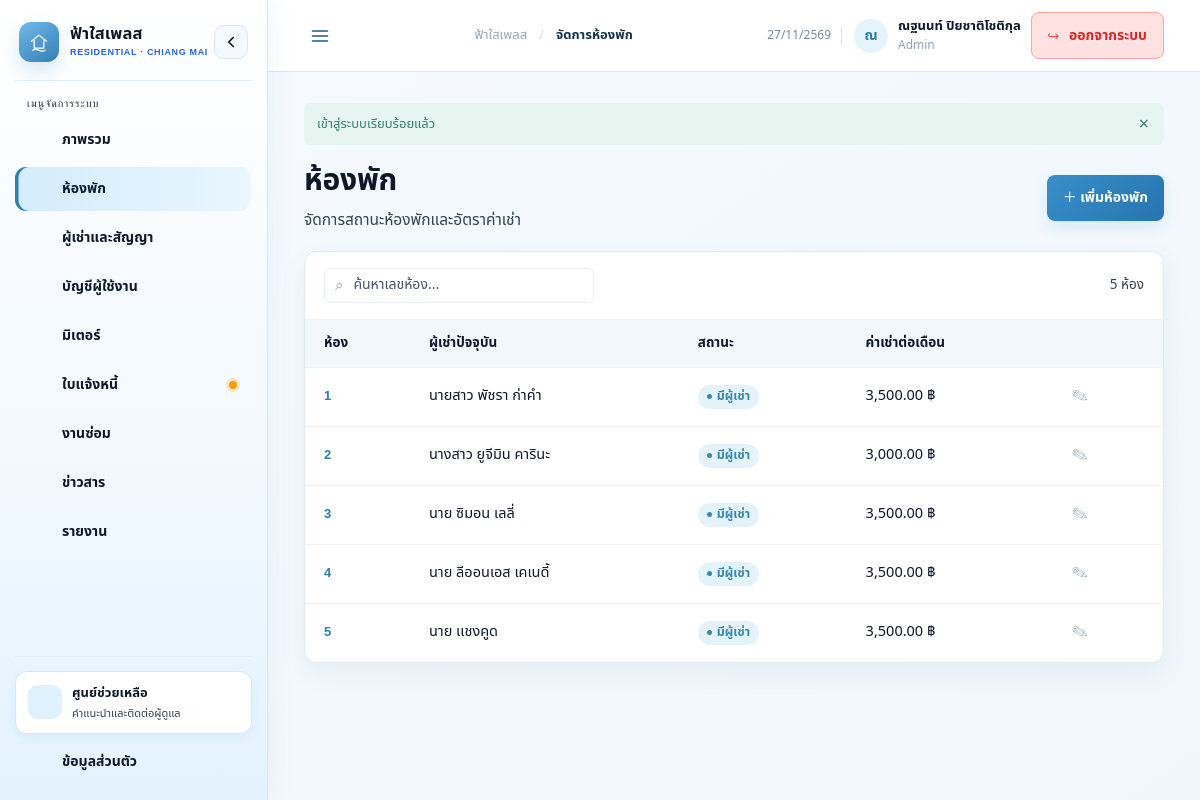
The app's page /index.php?page=rooms (signed in) with its own data.
### tables this page shows
CREATE TABLE IF NOT EXISTS Contract (
  contractId VARCHAR(12) NOT NULL,
  userId VARCHAR(8) NOT NULL,
  coTenantUserId VARCHAR(8) DEFAULT NULL,
  idCardNumber VARCHAR(13) DEFAULT NULL,
  coIdCardNumber VARCHAR(13) DEFAULT NULL,
  idCardDoc VARCHAR(255) DEFAULT NULL,
  coIdCardDoc VARCHAR(255) DEFAULT NULL,
  idCardImage VARCHAR(255) DEFAULT NULL,
  roomId VARCHAR(9) NOT NULL,
  startDate DATE NOT NULL,
  endDate DATE DEFAULT NULL,
  deposit DECIMAL(10,2) NOT NULL DEFAULT 0.00,
  status VARCHAR(50) NOT NULL DEFAULT 'ใช้งานอยู่',
  lateFeeClauseAccepted TINYINT(1) NOT NULL DEFAULT 0,
  tenantSignature LONGTEXT DEFAULT NULL,
  coTenantSignature LONGTEXT DEFAULT NULL,
  landlordSignature LONGTEXT DEFAULT NULL,
  PRIMARY KEY (contractId),
  KEY idx_contract_user (userId),
  KEY idx_contract_room (roomId),
  KEY idx_contract_status (status),
  KEY idx_contract_cotenant (coTenantUserId),
  CONSTRAINT fk_contract_user FOREIGN KEY (userId) REFERENCES `User` (userId),
  CONSTRAINT fk_contract_cotenant FOREIGN KEY (coTenantUserId) REFERENCES `User` (userId),
  CONSTRAINT fk_contract_room FOREIGN KEY (roomId) REFERENCES Room (roomId),
  CONSTRAINT chk_contract_deposit CHECK (deposit >= 0),
  CONSTRAINT chk_contract_late_fee_clause CHECK (lateFeeClauseAccepted IN (0, 1)),
  CONSTRAINT chk_contract_dates CHECK (endDate IS NULL OR endDate >= startDate)
);

CREATE TABLE IF NOT EXISTS Room (
  roomId VARCHAR(9) NOT NULL,
  roomNumber VARCHAR(20) NOT NULL,
  roomStatus VARCHAR(30) NOT NULL DEFAULT 'ว่าง',
  rentalPrice DECIMAL(10,2) NOT NULL DEFAULT 0.00,
  PRIMARY KEY (roomId),
  UNIQUE KEY uq_room_number (roomNumber),
  CONSTRAINT chk_room_rental_price CHECK (rentalPrice >= 0)
);

### views/layout.php (the view, shortened to what the rows shown need)
<?php
$user = require_login();
$menus = [
    ['dashboard', 'ภาพรวม', $menuIcons['dashboard'], ['Tenant', 'Staff', 'Admin', 'Technician']],
    ['rooms', 'ห้องพัก', $menuIcons['rooms'], ['Staff', 'Admin']],
    ['tenants', 'ผู้เช่าและสัญญา', $menuIcons['tenants'], ['Staff', 'Admin']],
    ['users', 'บัญชีผู้ใช้งาน', $menuIcons['users'], ['Admin']],
    ['meters', 'มิเตอร์', $menuIcons['meters'], ['Staff', 'Admin']],
    ['payments', 'ใบแจ้งหนี้', $menuIcons['payments'], ['Tenant', 'Admin']],
    ['repairs', 'งานซ่อม', $menuIcons['repairs'], ['Tenant', 'Staff', 'Admin', 'Technician']],
    ['news', 'ข่าวสาร', $menuIcons['news'], ['Tenant', 'Staff', 'Admin', 'Technician']],
    ['reports', 'รายงาน', $menuIcons['reports'], ['Staff', 'Admin']],
];
$tenantContract = null;
?>
<!doctype html>
<html lang="th">
<head>
  <link rel="stylesheet" href="assets/css/app.css?v=<?= e((string) filemtime(__DIR__ . '/../assets/css/app.css')) ?>-v6">
</head>
<body class="app-body">
<div class="app-shell">
  <main class="main-area">
    <div class="content-wrap">
      <?php if ($page === 'dashboard'): ?>
        <?php
        if ($user['role'] === 'Tenant') {
          $repairCountStatement = db()->prepare('SELECT COUNT(*) FROM Repair WHERE userId = ?');
          $repairCountStatement->execute([$user['userId']]);
            $metrics = [
                ['ห้องพักของฉัน', $tenantContract ? $tenantContract['roomNumber'] : 'ยังไม่มีสัญญา', '⌂', 'blue'],
                ['ค่าเช่ารายเดือน', $tenantContract ? money($tenantContract['rentalPrice']) . ' ฿' : '—', '฿', 'mint'],
                ['คำร้องแจ้งซ่อม', (string) $repairCountStatement->fetchColumn(), '⌕', 'orange'],
                ['สถานะสัญญา', $tenantContract ? 'ใช้งานอยู่' : 'ไม่มีสัญญา', '▣', 'blue'],
            ];
        } else {
            $roomCount = (int) db()->query('SELECT COUNT(*) FROM Room')->fetchColumn();
            $occupiedCount = (int) db()->query("SELECT COUNT(*) FROM Room WHERE roomStatus = 'มีผู้เช่า'")->fetchColumn();
            $openRepairs = (int) db()->query("SELECT COUNT(*) FROM Repair WHERE repairStatus NOT IN ('ซ่อมเสร็จแล้ว', 'ยกเลิก')")->fetchColumn();
            $pendingPayments = $user['role'] === 'Admin' ? (int) db()->query("SELECT COUNT(*) FROM Payment WHERE status = 'รอตรวจสอบ'")->fetchColumn() : 0;
            $metrics = [
                ['ห้องพักทั้งหมด', (string) $roomCount, '⌂', 'blue'],
                ['มีผู้เช่า', (string) $occupiedCount, '♙', 'mint'],
                ['งานซ่อมที่เปิดอยู่', (string) $openRepairs, '⌕', 'orange'],
                [$user['role'] === 'Admin' ? 'รอตรวจสอบการชำระ' : 'ห้องว่าง', $user['role'] === 'Admin' ? (string) $pendingPayments : (string) max(0, $roomCount - $occupiedCount), '฿', 'blue'],
            ];
        }
        ?>
        <section class="page-heading"><div><p class="eyebrow">FAH SAI PLACE / OVERVIEW</p><h1>สวัสดี, <?= e($user['name']) ?></h1><p class="muted">ภาพรวมการดำเนินงานหอพัก ณ วันนี้</p></div><?php if ($user['role'] === 'Admin'): ?><a class="button primary" href="index.php?page=rooms">จัดการห้องพัก <span>↗</span></a><?php endif; ?></section>
        <section class="overview-clock panel"><span class="clock-icon" aria-hidden="true">◷</span><div><small>เวลาปัจจุบัน · ประเทศไทย</small><strong data-digital-clock><?= e(date('H:i:s')) ?></strong></div><span class="clock-date"><?= e('วัน' . ['อาทิตย์','จันทร์','อังคาร','พุธ','พฤหัสบดี','ศุกร์','เสาร์'][date('w')] . ', ' . thai_date(date('Y-m-d'))) ?></span></section>
        <section class="metric-grid"><?php foreach ($metrics as [$label, $value, $icon, $color]): ?><article class="metric-card"><div class="metric-top"><span><?= e($label) ?></span><span class="metric-icon <?= e($color) ?>"><?= e($icon) ?></span></div><strong><?= e($value) ?></strong><small><?= $label === 'ค่าเช่ารายเดือน' ? 'บาทต่อเดือน' : 'ข้อมูลจากระบบปัจจุบัน' ?></small></article><?php endforeach; ?></section>
        <?php if ($user['role'] === 'Tenant' && $tenantContract): ?>
          <section class="panel lease-summary">
            <div class="panel-heading">
              <div><p class="eyebrow">ACTIVE LEASE</p><h2>รายละเอียดสัญญาเช่า</h2></div>
              <div style="display:flex; align-items:center; gap:10px;">
                <span class="status-pill available">ใช้งานอยู่</span>
                <a class="button tiny primary" href="contract_print.php?id=<?= e($tenantContract['contractId']) ?>" target="_blank" rel="noopener">ดู/พิมพ์สัญญา</a>
              </div>
            </div>
            <div class="lease-details">
              <div><small>เลขที่สัญญา</small><strong class="mono"><?= e($tenantContract['contractId']) ?></strong></div>
              <div><small>ห้องพัก</small><strong><?= e($tenantContract['roomNumber']) ?></strong></div>
              <div><small>ผู้พักอาศัย</small><strong><?= e($tenantContract['mainTenantName']) ?><?= !empty($tenantContract['coTenantName']) ? ' & ' . e($tenantContract['coTenantName']) : '' ?></strong></div>
              <div><small>ระยะเวลาสัญญา</small><strong><?= e(thai_date($tenantContract['startDate'])) ?> – <?= $tenantContract['endDate'] ? e(thai_date($tenantContract['endDate'])) : 'ไม่กำหนดวันสิ้นสุด' ?></strong></div>
              <div><small>เงินประกัน</small><strong><?= money($tenantContract['deposit']) ?> ฿</strong></div>
            </div>
          </section>
        <?php endif; ?>
        <section class="dashboard-grid">
          <article class="panel overview-panel"><div class="panel-heading"><div><p class="eyebrow">QUICK ACCESS</p><h2>รายการที่ใช้งานบ่อย</h2></div><span class="panel-caption">เลือกทำรายการ</span></div><div class="quick-grid">
          <?php foreach (array_filter($menus, fn($item) => in_array($user['role'], $item[3], true) && $item[0] !== 'dashboard') as [$key, $label, $iconSvg]): ?><a class="quick-link" href="index.php?page=<?= e($key) ?>"><span class="quick-icon" aria-hidden="true"><?= $iconSvg ?></span><span><strong><?= e($label) ?></strong><small>เปิดหน้าจัดการ</small></span><b>↗</b></a><?php endforeach; ?>
          </div></article>
          <article class="panel news-panel"><div class="panel-heading"><div><p class="eyebrow">NOTICE BOARD</p><h2>ประกาศล่าสุด</h2></div><a class="text-link" href="index.php?page=news">ดูทั้งหมด →</a></div><?php $latestNews = db()->query('SELECT * FROM News ORDER BY publishDate DESC LIMIT 3')->fetchAll(); if (!$latestNews): ?><div class="empty-state compact"><span>▤</span><strong>ยังไม่มีประกาศ</strong><small>ประกาศจากหอพักจะแสดงที่นี่</small></div><?php else: foreach ($latestNews as $item): ?><button class="news-item news-preview-trigger" type="button" data-news-preview="<?= e(json_encode($item, JSON_HEX_APOS | JSON_HEX_QUOT)) ?>"><span class="news-date"><?= e(date('d M', strtotime($item['publishDate']))) ?></span><span><strong><?= e($item['title']) ?></strong><span class="news-summary"><?= e(mb_strimwidth($item['detail'], 0, 100, '...', 'UTF-8')) ?></span><?php if (!empty($item['image'])): ?><small class="news-image-hint">แตะเพื่อดูรูปประกาศ</small><?php endif; ?></span><span class="news-open" aria-hidden="true">↗</span></button><?php endforeach; endif; ?></article>
        </section>
      <?php elseif ($page === 'rooms'): ?>
        <?php $rooms = db()->query("SELECT r.*, c.userId AS activeTenantId, c.startDate AS activeStartDate, c.deposit AS activeDeposit, CONCAT_WS(' / ', u1.name, u2.name) AS activeTenantName FROM Room r LEFT JOIN Contract c ON c.contractId = (SELECT c2.contractId FROM Contract c2 WHERE c2.roomId = r.roomId AND c2.status = 'ใช้งานอยู่' ORDER BY c2.startDate DESC, c2.contractId DESC LIMIT 1) LEFT JOIN `User` u1 ON u1.userId = c.userId LEFT JOIN `User` u2 ON u2.userId = c.coTenantUserId ORDER BY r.roomNumber")->fetchAll(); $roomTenants = db()->query("SELECT u.userId, u.name, c.roomId AS activeRoomId FROM `User` u LEFT JOIN Contract c ON (c.userId = u.userId OR c.coTenantUserId = u.userId) AND c.status = 'ใช้งานอยู่' WHERE u.role = 'Tenant' ORDER BY u.name")->fetchAll(); ?>
        <section class="page-heading"><div><h1>ห้องพัก</h1></div></section>
        <section class="panel table-panel"><div class="table-toolbar"><div class="search-box"><span>⌕</span><input type="search" placeholder="ค้นหาเลขห้อง..." data-table-search></div><span class="panel-caption"><?= count($rooms) ?> ห้อง</span></div><div class="table-scroll"><table><thead><tr><th>ห้อง</th><th>ผู้เช่าปัจจุบัน</th><th>สถานะ</th><th>ค่าเช่าต่อเดือน</th><th></th></tr></thead><tbody><?php foreach ($rooms as $room): ?><tr data-search-row><td><strong class="room-number"><?= e($room['roomNumber']) ?></strong></td><td><?= e($room['activeTenantName'] ?: '—') ?></td><td><span class="status-pill <?= $room['roomStatus'] === 'มีผู้เช่า' ? 'occupied' : ($room['roomStatus'] === 'ว่าง' ? 'available' : 'pending') ?>"><?= e($room['roomStatus']) ?></span></td><td><?= money($room['rentalPrice']) ?> ฿</td><td><?php if (in_array($user['role'], ['Staff', 'Admin'], true)): ?><button class="icon-button" type="button" data-room='<?= e(json_encode($room, JSON_HEX_APOS | JSON_HEX_QUOT)) ?>' data-edit-room aria-label="แก้ไขห้องพัก">✎</button><?php endif; ?></td></tr><?php endforeach; ?></tbody></table><?php if (!$rooms): ?><div class="empty-state"><span>⌂</span><strong>ยังไม่มีข้อมูลห้องพัก</strong><small>เริ่มต้นเพิ่มห้องพักในระบบ</small></div><?php endif; ?></div></section>
      <?php elseif ($page === 'payments'): ?>
        <?php require __DIR__ . '/payments.php'; ?>
      <?php endif; ?>
    </div>
  </main>
</div>
</body>
</html>

### records on screen
contract: roomId.roomNumber "1", activeTenantName "นายสาว พัชรา ก่าคำ", roomId.roomStatus "มีผู้เช่า", roomId.rentalPrice "3,500.00"
contract: roomId.roomNumber "2", activeTenantName "นางสาว ยูจีมิน คารินะ", roomId.roomStatus "มีผู้เช่า", roomId.rentalPrice "3,000.00"
contract: roomId.roomNumber "3", activeTenantName "นาย ซิมอน เลลี่", roomId.roomStatus "มีผู้เช่า", roomId.rentalPrice "3,500.00"
contract: roomId.roomNumber "4", activeTenantName "นาย ลีออนเอส เคเนดี้", roomId.roomStatus "มีผู้เช่า", roomId.rentalPrice "3,500.00"
contract: roomId.roomNumber "5", activeTenantName "นาย เเชงคูด", roomId.roomStatus "มีผู้เช่า", roomId.rentalPrice "3,500.00"

### other values on screen
$label "ภาพรวม"
$label "ห้องพัก"
$label "ผู้เช่าและสัญญา"
$label "บัญชีผู้ใช้งาน"
$label "มิเตอร์"
$label "ใบแจ้งหนี้"
$label "งานซ่อม"
$label "ข่าวสาร"
$label "รายงาน"
$title "จัดการห้องพัก"
mb_substr($user['name'], 0, 1, 'UTF-8') "ณ"
$user['name'] "ณฐนนท์ ปิยชาติโชติกุล"
$user['role'] "Admin"
$flashMessage['message'] "เข้าสู่ระบบเรียบร้อยแล้ว"
count($rooms) "5"
